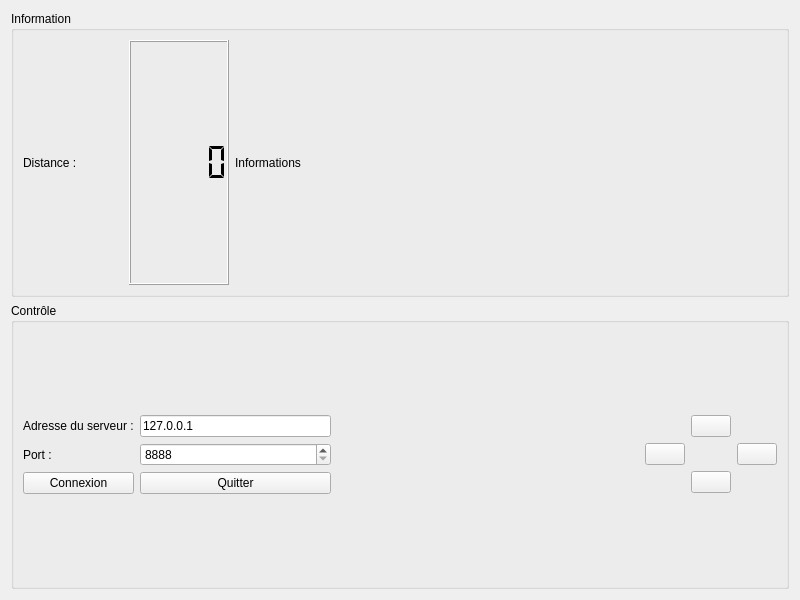
<?xml version="1.0" encoding="UTF-8"?>
<ui version="4.0">
 <class>ChasseAuTresorClientWidget</class>
 <widget class="QWidget" name="ChasseAuTresorClientWidget">
  <property name="geometry">
   <rect>
    <x>0</x>
    <y>0</y>
    <width>800</width>
    <height>600</height>
   </rect>
  </property>
  <property name="windowTitle">
   <string>ChasseAuTresorClientWidget</string>
  </property>
  <layout class="QVBoxLayout" name="verticalLayout">
   <item>
    <widget class="QGroupBox" name="groupBoxInfo">
     <property name="title">
      <string>Information</string>
     </property>
     <layout class="QGridLayout" name="gridLayout">
      <item row="0" column="0">
       <widget class="QLabel" name="labelDistance">
        <property name="maximumSize">
         <size>
          <width>100</width>
          <height>16777215</height>
         </size>
        </property>
        <property name="text">
         <string>Distance :</string>
        </property>
       </widget>
      </item>
      <item row="0" column="1">
       <widget class="QLCDNumber" name="lcdNumberDistance">
        <property name="minimumSize">
         <size>
          <width>0</width>
          <height>0</height>
         </size>
        </property>
        <property name="maximumSize">
         <size>
          <width>100</width>
          <height>16777215</height>
         </size>
        </property>
        <property name="font">
         <font>
          <pointsize>15</pointsize>
          <bold>true</bold>
         </font>
        </property>
        <property name="segmentStyle">
         <enum>QLCDNumber::Flat</enum>
        </property>
       </widget>
      </item>
      <item row="0" column="2">
       <widget class="QLabel" name="labelInformations">
        <property name="styleSheet">
         <string notr="true">color: black;</string>
        </property>
        <property name="text">
         <string>Informations</string>
        </property>
       </widget>
      </item>
     </layout>
    </widget>
   </item>
   <item>
    <widget class="QGroupBox" name="groupBoxControle">
     <property name="title">
      <string>Contrôle</string>
     </property>
     <layout class="QGridLayout" name="gridLayout_3">
      <item row="0" column="0">
       <layout class="QGridLayout" name="gridLayoutConnexion">
        <item row="0" column="0">
         <widget class="QLabel" name="labelAdresseServeur">
          <property name="text">
           <string>Adresse du serveur :</string>
          </property>
         </widget>
        </item>
        <item row="0" column="1">
         <widget class="QLineEdit" name="lineEditAdresseServeur">
          <property name="text">
           <string>127.0.0.1</string>
          </property>
         </widget>
        </item>
        <item row="1" column="0">
         <widget class="QLabel" name="labelNumeroPort">
          <property name="text">
           <string>Port :</string>
          </property>
         </widget>
        </item>
        <item row="1" column="1">
         <widget class="QSpinBox" name="spinBoxPortServeur">
          <property name="minimum">
           <number>8888</number>
          </property>
          <property name="maximum">
           <number>9999</number>
          </property>
         </widget>
        </item>
        <item row="2" column="0">
         <widget class="QPushButton" name="pushButtonConnexion">
          <property name="text">
           <string>Connexion</string>
          </property>
         </widget>
        </item>
        <item row="2" column="1">
         <widget class="QPushButton" name="pushButtonQuitter">
          <property name="text">
           <string>Quitter</string>
          </property>
         </widget>
        </item>
       </layout>
      </item>
      <item row="0" column="1">
       <spacer name="horizontalSpacer">
        <property name="orientation">
         <enum>Qt::Horizontal</enum>
        </property>
        <property name="sizeHint" stdset="0">
         <size>
          <width>40</width>
          <height>20</height>
         </size>
        </property>
       </spacer>
      </item>
      <item row="0" column="2">
       <layout class="QGridLayout" name="gridLayoutFleches">
        <item row="0" column="1">
         <widget class="QPushButton" name="pushButtonUp">
          <property name="text">
           <string/>
          </property>
          <property name="icon">
           <iconset resource="images.qrc">
            <normaloff>:/icon/arrow-top-icon.png</normaloff>:/icon/arrow-top-icon.png</iconset>
          </property>
         </widget>
        </item>
        <item row="1" column="0">
         <widget class="QPushButton" name="pushButtonLeft">
          <property name="text">
           <string/>
          </property>
          <property name="icon">
           <iconset resource="images.qrc">
            <normaloff>:/icon/arrow-left-icon.png</normaloff>:/icon/arrow-left-icon.png</iconset>
          </property>
         </widget>
        </item>
        <item row="1" column="2">
         <widget class="QPushButton" name="pushButtonRight">
          <property name="text">
           <string/>
          </property>
          <property name="icon">
           <iconset resource="images.qrc">
            <normaloff>:/icon/arrow-right-icon.png</normaloff>:/icon/arrow-right-icon.png</iconset>
          </property>
         </widget>
        </item>
        <item row="2" column="1">
         <widget class="QPushButton" name="pushButtonDown">
          <property name="text">
           <string/>
          </property>
          <property name="icon">
           <iconset resource="images.qrc">
            <normaloff>:/icon/arrow-bottom-icon.png</normaloff>:/icon/arrow-bottom-icon.png</iconset>
          </property>
         </widget>
        </item>
       </layout>
      </item>
     </layout>
    </widget>
   </item>
  </layout>
 </widget>
 <resources>
  <include location="images.qrc"/>
 </resources>
 <connections>
  <connection>
   <sender>pushButtonQuitter</sender>
   <signal>clicked()</signal>
   <receiver>ChasseAuTresorClientWidget</receiver>
   <slot>close()</slot>
   <hints>
    <hint type="sourcelabel">
     <x>246</x>
     <y>301</y>
    </hint>
    <hint type="destinationlabel">
     <x>240</x>
     <y>372</y>
    </hint>
   </hints>
  </connection>
 </connections>
</ui>
